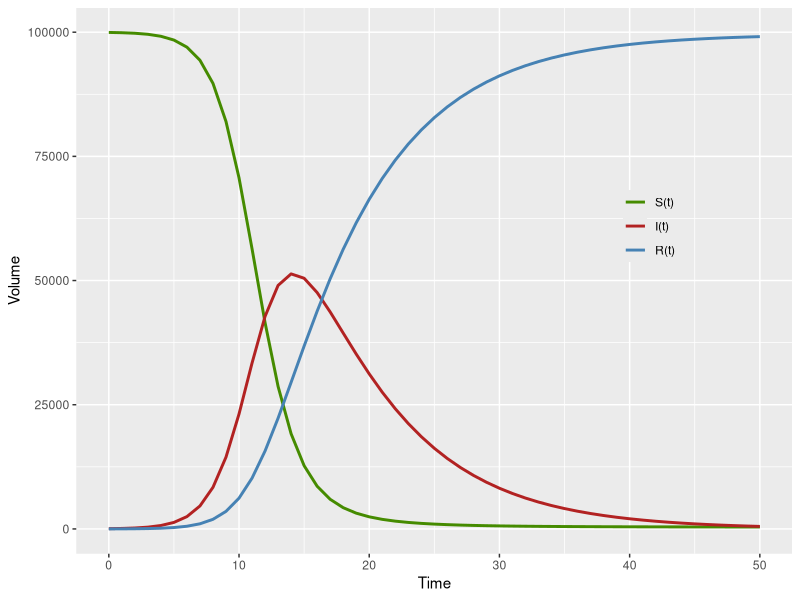
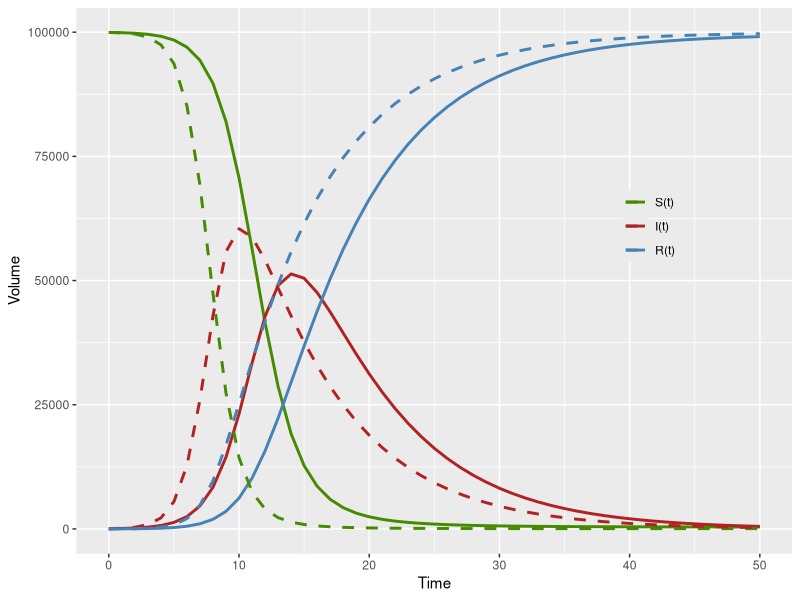
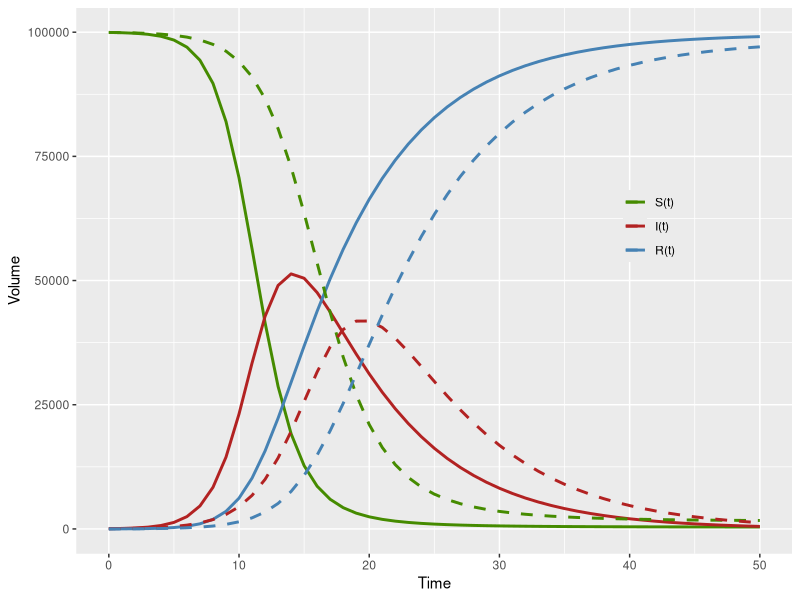
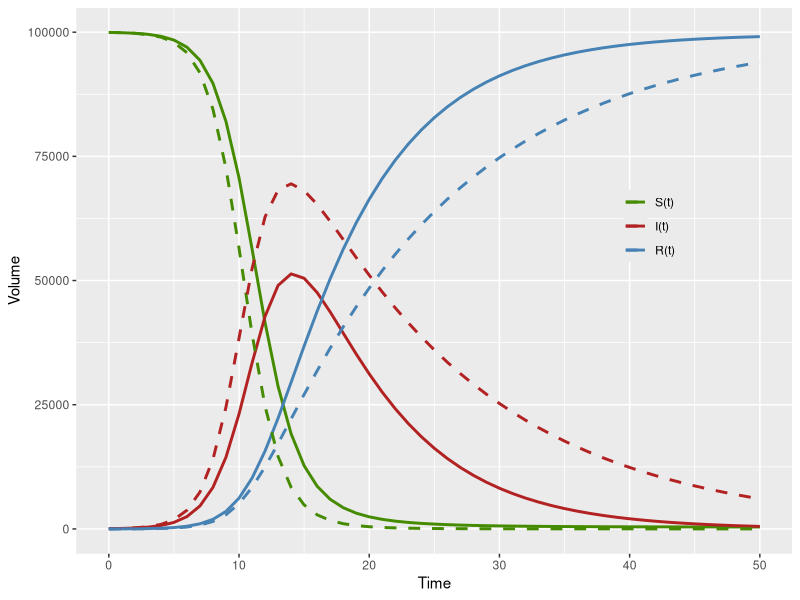
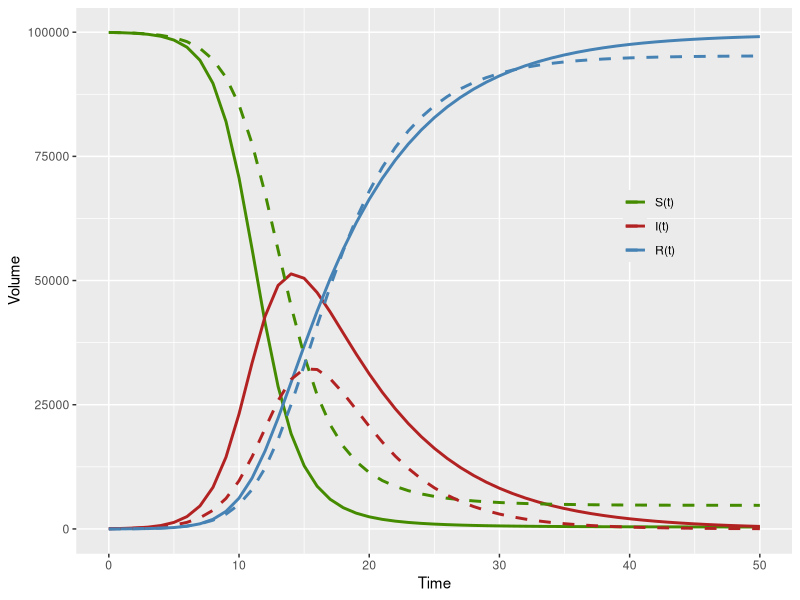
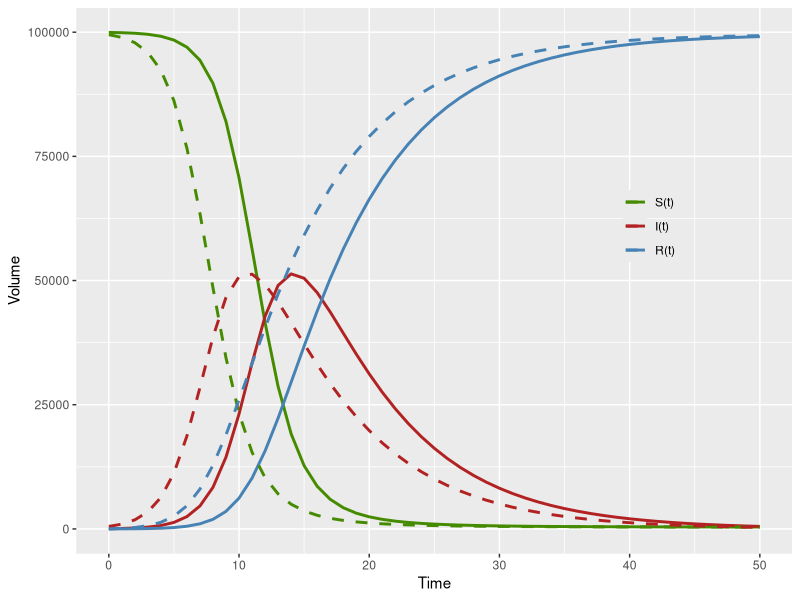
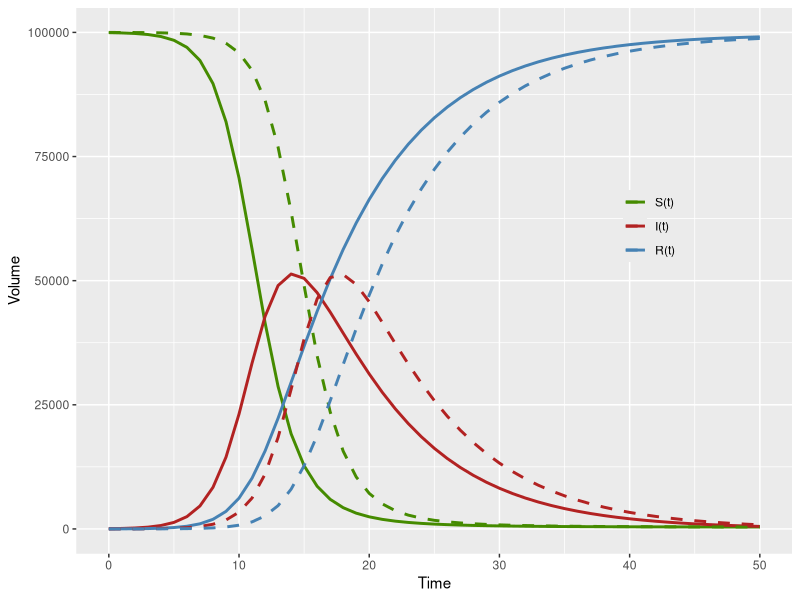
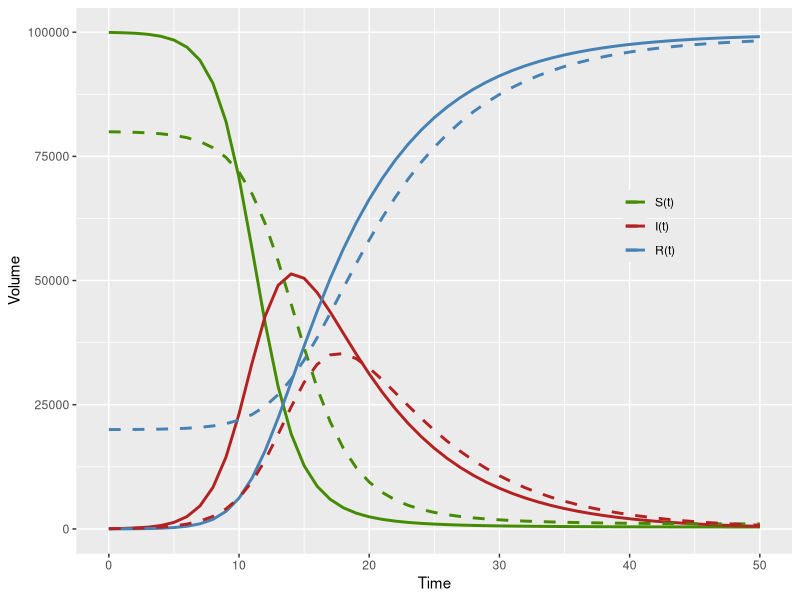

Source code (R) for these figures, in order:
# setwd("/home/julien/cloud/cours/bayesian_workflow/simple_sir/")

## Setup ----
library(deSolve)
library(tidyverse)

## Set parameters ----
pars = c(beta = 0.8,
         gamma = 1/7
)

## Set initial values ----
N_0 = 100000
I_0 = 50
inits = c(
  S = N_0 - I_0,
  I = I_0,
  R = 0
)

## Set model ----
seir = function(t, x, parms, ...) {
  with(as.list(c(parms, x)), {
    dS = - beta*S*I/(S+I+R)
    dI = beta*S*I/(S+I+R) - gamma*I
    dR = gamma*I
    list(c(dS, dI, dR))
  })
}

## Simulate ----
times = seq(0,50,by=1)
sim_data = ode(inits, times, seir, pars,method="rk4")
tibble(sim_data)

## Plot ----
sim_data %<>%
  as.data.frame() %>%
  pivot_longer(2:4) %>%
  mutate(name=factor(name,levels=c("S","I","R"),labels=c("S(t)","I(t)","R(t)")))
ggplot(sim_data) +
  geom_line(aes(x=time,y=value,color=name),size=1) +
  scale_color_manual(values=c("chartreuse4","firebrick","steelblue")) +
  labs(x="Time",y="Volume",color=NULL) +
  theme(legend.position = c(.8,.6),
        legend.background = element_blank())
ggsave(file="example_sir1.pdf",width=4,height=2.6)

## Change parameters ----
pars = c(beta = 1.1,
         gamma = 1/7
)

## Simulate ----
sim_data2 = ode(inits, times, seir, pars,method="rk4")
tibble(sim_data2)

## Plot ----
sim_data2 %<>%
  as.data.frame() %>%
  pivot_longer(2:4) %>%
  mutate(name=factor(name,levels=c("S","I","R"),labels=c("S(t)","I(t)","R(t)")))
ggplot() +
  geom_line(data=sim_data,aes(x=time,y=value,color=name),size=1) +
  geom_line(data=sim_data2,aes(x=time,y=value,color=name),size=1,linetype=2) +
  scale_color_manual(values=c("chartreuse4","firebrick","steelblue")) +
  labs(x="Time",y="Volume",color=NULL) +
  theme(legend.position = c(.8,.6),
        legend.background = element_blank())
ggsave(file="example_sir2.pdf",width=4,height=2.6)


## Change parameters ----
pars = c(beta = 0.6,
         gamma = 1/7
)

## Simulate ----
sim_data2 = ode(inits, times, seir, pars,method="rk4")
tibble(sim_data2)

## Plot ----
sim_data2 %<>%
  as.data.frame() %>%
  pivot_longer(2:4) %>%
  mutate(name=factor(name,levels=c("S","I","R"),labels=c("S(t)","I(t)","R(t)")))
ggplot() +
  geom_line(data=sim_data,aes(x=time,y=value,color=name),size=1) +
  geom_line(data=sim_data2,aes(x=time,y=value,color=name),size=1,linetype=2) +
  scale_color_manual(values=c("chartreuse4","firebrick","steelblue")) +
  labs(x="Time",y="Volume",color=NULL) +
  theme(legend.position = c(.8,.6),
        legend.background = element_blank())
ggsave(file="example_sir3.pdf",width=4,height=2.6)

## Change parameters ----
pars = c(beta = 0.8,
         gamma = 1/14
)

## Simulate ----
sim_data2 = ode(inits, times, seir, pars,method="rk4")
tibble(sim_data2)

## Plot ----
sim_data2 %<>%
  as.data.frame() %>%
  pivot_longer(2:4) %>%
  mutate(name=factor(name,levels=c("S","I","R"),labels=c("S(t)","I(t)","R(t)")))
ggplot() +
  geom_line(data=sim_data,aes(x=time,y=value,color=name),size=1) +
  geom_line(data=sim_data2,aes(x=time,y=value,color=name),size=1,linetype=2) +
  scale_color_manual(values=c("chartreuse4","firebrick","steelblue")) +
  labs(x="Time",y="Volume",color=NULL) +
  theme(legend.position = c(.8,.6),
        legend.background = element_blank())
ggsave(file="example_sir4.pdf",width=4,height=2.6)

## Change parameters ----
pars = c(beta = 0.8,
         gamma = 1/4
)

## Simulate ----
sim_data2 = ode(inits, times, seir, pars,method="rk4")
tibble(sim_data2)

## Plot ----
sim_data2 %<>%
  as.data.frame() %>%
  pivot_longer(2:4) %>%
  mutate(name=factor(name,levels=c("S","I","R"),labels=c("S(t)","I(t)","R(t)")))
ggplot() +
  geom_line(data=sim_data,aes(x=time,y=value,color=name),size=1) +
  geom_line(data=sim_data2,aes(x=time,y=value,color=name),size=1,linetype=2) +
  scale_color_manual(values=c("chartreuse4","firebrick","steelblue")) +
  labs(x="Time",y="Volume",color=NULL) +
  theme(legend.position = c(.8,.6),
        legend.background = element_blank())
ggsave(file="example_sir5.pdf",width=4,height=2.6)


## Change parameters ----
pars = c(beta = 0.8,
         gamma = 1/7
)
## Set initial values ----
N_0 = 100000
I_0 = 500
inits = c(
  S = N_0 - I_0,
  I = I_0,
  R = 0
)
## Simulate ----
sim_data2 = ode(inits, times, seir, pars,method="rk4")
tibble(sim_data2)

## Plot ----
sim_data2 %<>%
  as.data.frame() %>%
  pivot_longer(2:4) %>%
  mutate(name=factor(name,levels=c("S","I","R"),labels=c("S(t)","I(t)","R(t)")))
ggplot() +
  geom_line(data=sim_data,aes(x=time,y=value,color=name),size=1) +
  geom_line(data=sim_data2,aes(x=time,y=value,color=name),size=1,linetype=2) +
  scale_color_manual(values=c("chartreuse4","firebrick","steelblue")) +
  labs(x="Time",y="Volume",color=NULL) +
  theme(legend.position = c(.8,.6),
        legend.background = element_blank())
ggsave(file="example_sir6.pdf",width=4,height=2.6)

## Change parameters ----
pars = c(beta = 0.8,
         gamma = 1/7
)
## Set initial values ----
N_0 = 100000
I_0 = 5
inits = c(
  S = N_0 - I_0,
  I = I_0,
  R = 0
)
## Simulate ----
sim_data2 = ode(inits, times, seir, pars,method="rk4")
tibble(sim_data2)

## Plot ----
sim_data2 %<>%
  as.data.frame() %>%
  pivot_longer(2:4) %>%
  mutate(name=factor(name,levels=c("S","I","R"),labels=c("S(t)","I(t)","R(t)")))
ggplot() +
  geom_line(data=sim_data,aes(x=time,y=value,color=name),size=1) +
  geom_line(data=sim_data2,aes(x=time,y=value,color=name),size=1,linetype=2) +
  scale_color_manual(values=c("chartreuse4","firebrick","steelblue")) +
  labs(x="Time",y="Volume",color=NULL) +
  theme(legend.position = c(.8,.6),
        legend.background = element_blank())
ggsave(file="example_sir7.pdf",width=4,height=2.6)

## Change parameters ----
pars = c(beta = 0.8,
         gamma = 1/7
)
## Set initial values ----
N_0 = 100000
I_0 = 50
R_0 = N_0 *.2
inits = c(
  S = N_0 - I_0 - R_0,
  I = I_0,
  R = R_0
)
## Simulate ----
sim_data2 = ode(inits, times, seir, pars,method="rk4")
tibble(sim_data2)

## Plot ----
sim_data2 %<>%
  as.data.frame() %>%
  pivot_longer(2:4) %>%
  mutate(name=factor(name,levels=c("S","I","R"),labels=c("S(t)","I(t)","R(t)")))
ggplot() +
  geom_line(data=sim_data,aes(x=time,y=value,color=name),size=1) +
  geom_line(data=sim_data2,aes(x=time,y=value,color=name),size=1,linetype=2) +
  scale_color_manual(values=c("chartreuse4","firebrick","steelblue")) +
  labs(x="Time",y="Volume",color=NULL) +
  theme(legend.position = c(.8,.6),
        legend.background = element_blank())
ggsave(file="example_sir8.pdf",width=4,height=2.6)
